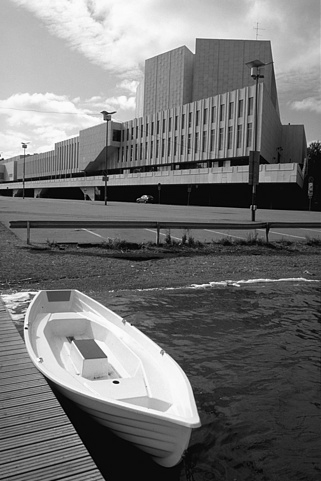
%> input picture images/10.pgm, 321 x 481 px, given in place of 10.pgm.pgm, which was not available
$ octave --eval "preprocess('../images/10.pgm');"   (GNU Octave 9; MATLAB toolbox functions it lacks are replaced by stand-ins)
%> lines starting %> are read from the running program, lines starting %| are printed output that depends on the picture; in (x1, y1, x2, y2) boxes, pixels count from 0 and x2, y2 are one past the last pixel; in counts of white or black regions, pixels touching at a corner belong together; the program's own positions count from 1; pictures that were not available may be replaced by others from this repository, and a replacement may not be noted
### matlab/edgelink.m
% EDGELINK - Link edge points in an image into lists
%
% Usage: [edgelist edgeim] = edgelink(im, minlength, location)
%
% Arguments:  im         - Binary edge image, it is assumed that edges
%                          have been thinned.
%             minlength  - Minimum edge length of interest
%             location   - Optional complex valued image holding subpixel
%                          locations of edge points. For any pixel the
%                          real part holds the subpixel row coordinate of
%                          that edge point and the imaginary part holds
%                          the column coordinate.  See NONMAXSUP.  If
%                          this argument is supplied the edgelists will
%                          be formed from the subpixel coordinates,
%                          otherwise the the integer pixel coordinates of
%                          points in 'im' are used.
%
% Returns:  edgelist - a cell array of edge lists in row,column coords in
%                      the form
%                     { [r1 c1   [r1 c1   etc }
%                        r2 c2    ...
%                        ...
%                        rN cN]   ....]
%
%           edgeim   - Image with pixels labeled with edge number.
%
%
% This function links edge points together into chains.  Where an edge
% diverges at a junction the function simply tracks one of the branches.
% The other branch is eventually processed as another edge.  These `broken
% branches' can be remerged by MERGESEG after a call to LINESEG.
%
% See also:  DRAWEDGELIST, LINESEG, MAXLINEDEV, MERGESEG, DRAWSEG, NONMAXSUP

% Acknowledgement:
% This code is inspired by David Lowe's Link.c function from the Vista image
% processing library developed at the University of British Columbia
%    http://www.cs.ubc.ca/nest/lci/vista/vista.html
%
% Peter Kovesi
% School of Computer Science & Software Engineering
% The University of Western Australia
% pk at csse uwa edu au
% http://www.csse.uwa.edu.au/~pk
%
% February  2001 - Original version
% September 2004 - Revised to allow subpixel edge data to be used

function [edgelist, edgeim] = edgelink(im, minlength, location)

    global EDGEIM;      % Some global variables to avoid passing (and
                        % copying) of arguments, this improves speed.
    global ROWS;
    global COLS;

    elist = {};

    EDGEIM = im ~= 0;                     % make sure image is binary.

%   EDGEIM = bwmorph(EDGEIM,'thin',Inf);  % make sure edges are thinned.
%   show(EDGEIM,1)

    EDGEIM = double(EDGEIM);
    [ROWS, COLS] = size(EDGEIM);
    edgeNo = 1;


    % Perform raster scan through image looking for edge points.  When a
    % point is found trackedge is called to find the rest of the edge
    % points.  As it finds the points the edge image pixels are labeled
    % with the -ve of their edge No

    for r = 1:ROWS
	for c = 1:COLS
	    if EDGEIM(r,c) == 1
		edgepoints = trackedge(r,c, edgeNo, minlength);
		if ~isempty(edgepoints)
		    edgelist{edgeNo} = edgepoints;
		    edgeNo = edgeNo + 1;
		end
	    end
	end
    end

    edgeim = -EDGEIM;  % Finally negate image to make edge encodings +ve.

    % If subpixel edge locations are supplied upgrade the integer precision
    % edgelists that were constructed with data from 'location'.
    if nargin == 3
	for I = 1:length(edgelist)
	    ind = sub2ind(size(im),edgelist{I}(:,1),edgelist{I}(:,2));
	    edgelist{I}(:,1) = real(location(ind))';
	    edgelist{I}(:,2) = imag(location(ind))';
	end
    end

%   show(edgeim,2), colormap(flag);

%----------------------------------------------------------------------
% TRACKEDGE
%
% Function to track all the edge points associated with a start point.  From
% a given starting point it tracks in one direction, storing the coords of
% the edge points in an array and labelling the pixels in the edge image
% with the -ve of their edge number.  When no more connected points are
% found the function returns to the start point and tracks in the opposite
% direction.  Finally a check for the overall number of edge points found is
% made and the edge is ignored if it is too short.
%
% Note that when a junction is encountered along an edge the function
% simply tracks one of the branches.  The other branch is eventually
% processed as another edge.  These `broken branches' can be remerged by
% MERGESEG.
%
% Usage:   edgepoints = trackedge(rstart, cstart, edgeNo, minlength)
%
% Arguments:   rstart, cstart   - row and column No of starting point
%              edgeNo           - the current edge number
%              minlength        - minimum length of edge to accept
%
% Returns:     edgepoints       - Nx2 array of row and col values for
%                                 each edge point.
%                                 An empty array is returned if the edge
%                                 is less than minlength long.


% [41 lines left out: function trackedge, not called in this run]


%----------------------------------------------------------------------
%
% NEXTPOINT
%
% Function finds a point that is 8 connected to an existing edge point
%

% [30 lines left out: function nextpoint, not called in this run]


### matlab/lineseg.m
% LINESEG - Form straight line segements from an edge list.
%
% Usage: [seglist, nedgelist] = lineseg(edgelist, tol, [angtol, linkrad])
%
% Arguments:  edgelist - Cell array of edgelists (row col) coords.
%             tol      - Maximum deviation from straight line before a
%                        segment is broken in two (measured in pixels).
%             angtol   - Angle tolerance used when attempting to merge line
%                        segements (radians).
%             linkrad  - Maximum distance between end points of line
%                        segments for segments to be elegible for
%                        linking (pixels).
%  angtol and linkrad are optional.  If these parameters are omitted the
%  merging phase is omitted.
%
% Returns:  seglist - an Nx4 array storing line segments in the form
%                      [x1 y1 x2 y2
%                       x1 y1 x2 y2
%                          . . .    ] etc
%
%         nedgelist - a new cell array of edge lists where each edge list
%                     corresponds to each segment in seglist above.  The
%                     edgelist is in row,column coords in the form
%                     { [r1 c1   [r1 c1   etc }
%                        r2 c2    ...
%                        ...
%                        rN cN]   ....]
%
% * Note that a non-empty nedgelist is only returned if there is no segment
%   merging.
%
% This function takes each array of edgepoints in edgelist, finds the
% size and position of the maximum deviation from the line that joins the
% endpoints, if the maximum deviation exceeds the allowable tolerance the
% edge is shortened to the point of maximum deviation and the test is
% repeated.  In this manner each edge is broken down to line segments,
% each of which adhere to the original data with the specified tolerance.
%
% The optional final edge merging phase is provided because the initial
% edge linking phase may have separated edges at `Y' junctions in the
% image.  The merging phase can reconnect broken branches.
% Note however that the merging process can be slow.
%
% See also:  EDGELINK, MAXLINEDEV, MERGESEG, DRAWSEG
%

% Peter Kovesi
% School of Computer Science & Software Engineering
% The University of Western Australia
% pk @ csse uwa edu au
% http://www.csse.uwa.edu.au/~pk
%
% December 2000 - Original version
% February 2003 - Added the returning of nedgelist data.

% ** need to preallocate memory to improve speed ***

function [linelist, nedgelist] = lineseg(edgelist, tol, angtol, linkrad)

linelist = [];
Nline = 0;
Nedge = length(edgelist);

if nargin == 2
    merge = 0;
else
    merge = 1;
end

for e = 1:Nedge
    y = edgelist{e}(:,1);
    x = edgelist{e}(:,2);

    fst = 1;                % Indecies of first and last points in edge
    lst = length(x);        % segment being considered.

    while  fst<lst
        [m,i,d] = maxlinedev(x(fst:lst),y(fst:lst));  % Find size & posn of
        % maximum deviation.

        while m > tol       % While deviation is > tol  (m/d) ?
            lst = i+fst-1;  % Shorten line to point of max deviation by adjusting lst
            [m,i,d] = maxlinedev(x(fst:lst),y(fst:lst));
        end

        Nline = Nline+1;
        % Record line segment. Note that (c,r) corresponds to (x,y)
        linelist(Nline,:) = [x(fst) y(fst) x(lst) y(lst)];
        % Record edgelist that corresponds to the segment.
        nedgelist{Nline} = [y(fst:lst) x(fst:lst)];

        fst = lst+1;        % Reset fst and lst.
        lst = length(x);
    end

end
% fprintf('No of segments = %d\n',length(linelist));
% drawseg(linelist,1), title('Raw segments');

if merge
    %	fprintf('\nMerging Segments\n');
    linelist = mergeseg(linelist, angtol, linkrad, tol);
    nedgelist = {};
    %	fprintf('No of merged segments = %d\n',length(linelist));
    % drawseg(linelist,2), title('Merged segments');
end

### matlab/harris.m
% HARRIS - Harris corner detector
%
% Usage:  [cim, r, c] = harris(im, sigma, thresh, radius, disp)
%
% Arguments:
%            im     - image to be processed.
%            sigma  - standard deviation of smoothing Gaussian. Typical
%                     values to use might be 1-3.
%            thresh - threshold (optional). Try a value ~1000.
%            radius - radius of region considered in non-maximal
%                     suppression (optional). Typical values to use might
%                     be 1-3.
%            disp   - optional flag (0 or 1) indicating whether you want
%                     to display corners overlayed on the original
%                     image. This can be useful for parameter tuning.
%
% Returns:
%            cim    - binary image marking corners.
%            r      - row coordinates of corner points.
%            c      - column coordinates of corner points.
%
% If thresh and radius are omitted from the argument list 'cim' is returned
% as a raw corner strength image and r and c are returned empty.

% References:
% C.G. Harris and M.J. Stephens. "A combined corner and edge detector",
% Proceedings Fourth Alvey Vision Conference, Manchester.
% pp 147-151, 1988.
%
% Alison Noble, "Descriptions of Image Surfaces", PhD thesis, Department
% of Engineering Science, Oxford University 1989, p45.
%
%
% Author:
% Peter Kovesi
% Department of Computer Science & Software Engineering
% The University of Western Australia
% pk @ csse uwa edu au
% http://www.csse.uwa.edu.au/~pk
%
% March 2002    - original version
% December 2002 - updated comments

function [cim, r, c] = harris(im, sigma, thresh, radius, disp)

    error(nargchk(2,5,nargin));

    dx = [-1 0 1; -1 0 1; -1 0 1]; % Derivative masks
    dy = dx';

    %Ix = conv2(im, dx, 'same');    % Image derivatives
    %Iy = conv2(im, dy, 'same');
    Ix = imfilter(im, dx, 'replicate');
    Iy = imfilter(im, dy, 'replicate');

    % Generate Gaussian filter of size 6*sigma (+/- 3sigma) and of
    % minimum size 1x1.
    g = fspecial('gaussian',max(1,fix(6*sigma)), sigma);

%     Ix2 = conv2(Ix.^2, g, 'same'); % Smoothed squared image derivatives
%     Iy2 = conv2(Iy.^2, g, 'same');
%     Ixy = conv2(Ix.*Iy, g, 'same');
    Ix2 = imfilter(Ix.^2, g, 'replicate');
    Iy2 = imfilter(Iy.^2, g, 'replicate');
    Ixy = imfilter(Ix.*Iy, g, 'replicate');

    % Compute the Harris corner measure. Note that there are two measures
    % that can be calculated.  I prefer the first one below as given by
    % Nobel in her thesis (reference above).  The second one (commented out)
    % requires setting a parameter, it is commonly suggested that k=0.04 - I
    % find this a bit arbitrary and unsatisfactory.

    cim = (Ix2.*Iy2 - Ixy.^2)./(Ix2 + Iy2 + eps); % My preferred  measure.
%    k = 0.04;
%    cim = (Ix2.*Iy2 - Ixy.^2) - k*(Ix2 + Iy2).^2; % Original Harris measure.

    if nargin > 2   % We should perform nonmaximal suppression and threshold

	% Extract local maxima by performing a grey scale morphological
	% dilation and then finding points in the corner strength image that
	% match the dilated image and are also greater than the threshold.
	sze = 2*radius+1;                   % Size of mask.
	%mx = ordfilt2(cim,sze^2,ones(sze)); % Grey-scale dilate.
    mx = imdilate(cim, strel('square',sze));
	cim = (cim==mx)&(cim>thresh);       % Find maxima.

	[r,c] = find(cim);                  % Find row,col coords.

	if nargin==5 & disp      % overlay corners on original image
	    imagesc(im), hold on, axis off, axis equal, colormap(gray);
	    p = plot(c,r,'r.');
        set(p,'MarkerSize',20);
	end

    else  % leave cim as a corner strength image and make r and c empty.
	r = []; c = [];
    end

### matlab/findMaxCorners.m
function corners=findMaxCorners(strength, r, c, N)

list = [];
corners = [];

for i=1:size(r,1)
    list(i,:) = [r(i), c(i), strength(r(i),c(i))];
end

if (size(list) > 0)
    [Y indx] = sort(list(:,3), 1, 'descend');
else
    indx = [];
end

N = min(N, size(indx,1));

for k=1:N
    corners(k,:) = list(indx(k),:);
end

% [11 lines of commented-out code are left out]

return;

### matlab/preprocess.m
function preprocess(fname, homogeneity,  use_corners)
%> called with fname = '../images/10.pgm'

% Creates data files for the input pgm file. This files are
% used by the RRC method. They are:
% fname.lines   (detected line segments)
% fname.corners (detected corners)
% fname.map     (intensity or gradient magnitude map of the image)
%
% The corners are optional, activated by default, set use_corners
% to 0 to skip.
% The maps are optional, activated by default, set homogeneity to
% 0 to skip creating the intensity map, and to 2 to create gradient
% map instead.
%
% Joachim Stahl (08/14/2006)

epsilon = 50;
T = 128;

if (nargin == 1)
    homogeneity = 1;
    use_corners = 1;
elseif (nargin == 2)
    use_corners = 1;
end

display(['Preprocessing: ' fname]);
img = imread([fname '.pgm']);
%> img is the input picture: size 481x321 uint8; min 0, max 253, mean 115.5

% resize to < 512x512

M = max(size(img));
if (M > 512)
    t = maketform('affine',eye(3));
    img = imtransform(img,t,'Size',round(512*size(img)/M));
end

% 1 % Obtain line segment approximation
bw = edge(img, 'canny');
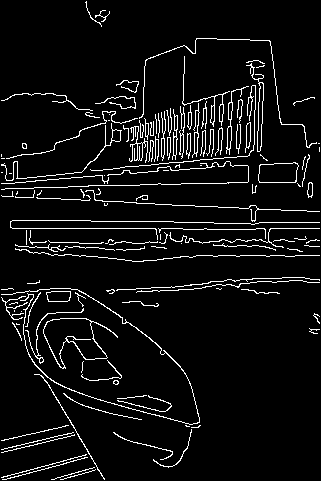
%> bw: size 481x321 logical; 6.3% white in thin lines or dots
edgelist = edgelink(bw, 30);
%> after the loop in edgelink, `for r = 1:ROWS`: edgeNo = 79; edgelist = 78 items; edgepoints = 38 rows, first 12: [480 61; 480 62; 480 63; 480 64; 479 65; 479 66; 479 67; 478 68; 478 69; 478 70; 478 71; 477 71]
%> in edgelink, `edgeim = -EDGEIM;`:
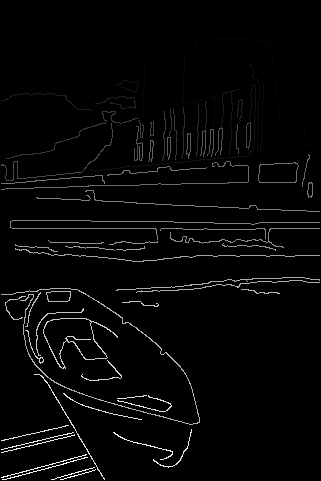
%> edgeim: size 481x321 double; min 0, max 78, mean 2; drawn with min black and max white
%> edgelist = 78 items
lines = lineseg(edgelist, 2);
%> in lineseg, `Nedge = length(edgelist);`: Nedge = 78
%> the loop in lineseg, `for e = 1:Nedge` made 78 passes
%> after the loop in lineseg, `for e = 1:Nedge`: Nline = 289; linelist = 289 rows, first 8: [102 27 91 18; 91 17 86 3; 140 119 144 115; 144 114 147 60; 148 60 184 46; 185 46 196 54; 196 53 197 39; 198 39 270 41]; nedgelist = 289 items
%> lines has the same summary as linelist in lineseg

save([fname '.lines'],'lines','-ASCII');


%The following code is for work in currently progress

% 2 % Obtain detected corners (not published)
if (use_corners == 1)
    [cim, r, c] = harris(double(img), 2, 1000, 2);
%> in harris, `Iy = imfilter(im, dy, 'replicate');`:
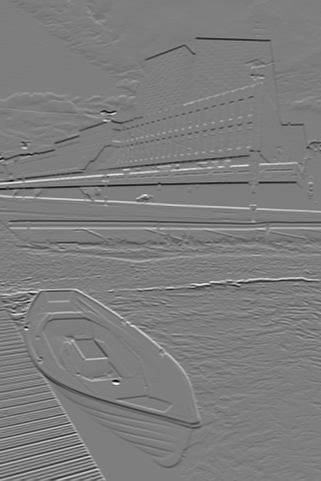
%> Iy: size 481x321 double; min -677, max 689, mean -2; drawn with min black and max white
%> in harris, `Ixy = imfilter(Ix.*Iy, g, 'replicate');`:
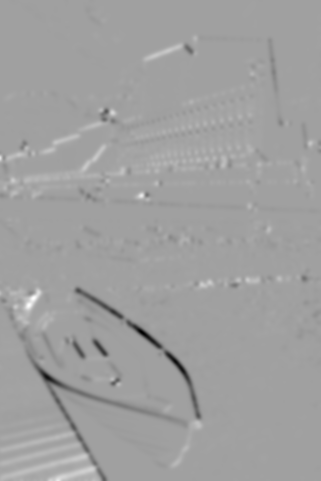
%> Ixy: size 481x321 double; min -41304.6, max 24294.9, mean -116.3; drawn with min black and max white
%> in harris, `cim = (cim==mx)&(cim>thresh);`:
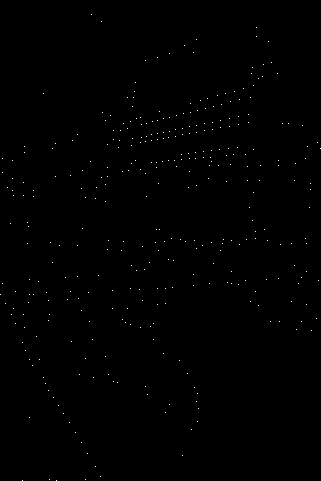
%> cim: size 481x321 logical; 0.23% white in thin lines or dots
%> in harris, `[r,c] = find(cim);`: r = 353 values from 15 to 481; c = 353 values from 1 to 321
%> r = 353 values, max 481 at index 17, min 15 at index 84, mean 218.7; c = 353 values from 1 to 321
    cim = harris(double(img), 2);
    corners = findMaxCorners(cim, r, c, 100);
%> after the loop in findMaxCorners, `for i=1:size(r,1)`: list = 353 rows, first 12: [295 1 6662.1; 159 3 17848; 173 3 2051.8; 284 3 3051; 304 6 7319.8; 188 8 7402.5; 224 11 6524.5; 315 12 7068; 161 13 4383.1; 179 13 15453.2; 191 13 9920.8; 196 14 11966.3]
%> in findMaxCorners, `[Y indx] = sort(list(:,3), 1, 'descend');`: Y = 353 values, max 28025 at index 1, min 1017.1 at index 353, mean 5703.7; indx = 353 values, max 353 at index 78, min 1 at index 109, mean 177
%> in findMaxCorners, `N = min(N, size(indx,1));`: N = 100
%> the loop in findMaxCorners, `for k=1:N` made 100 passes
%> after the loop in findMaxCorners, `for k=1:N`: corners = 100 rows, first 12: [382 114 28025; 383 118 27781.5; 328 25 26170.2; 147 25 21747.8; 121 106 20709.5; 185 106 19115.8; 303 29 18279.7; 159 3 17848; 295 34 17841.2; 197 147 17754.1; 454 88 16937.7; 116 111 16933.3]
    if (~isempty(corners))
        corners(:,1:2) = [corners(:,2) corners(:,1)];
    end

    save([fname '.corners'],'corners','-ASCII');
end

% 3 % Obtain intensity map
if (homogeneity == 1)
    % this IF implements intensity homogeneity (as in journal)

    %T = 128; % Here should go a method to auto-select T
    I = abs(double(img) - T);
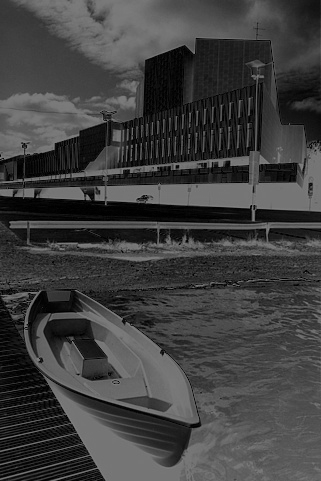
%> I: size 481x321 double; min 0, max 128, mean 63.4
    I2 = double(I > epsilon);  % foreground
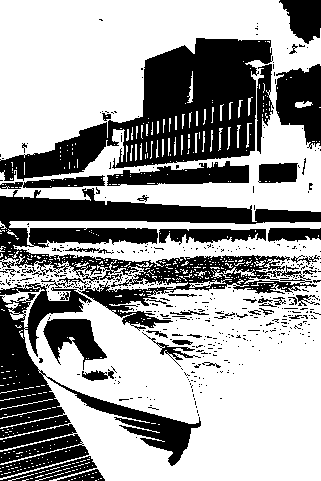
%> I2: size 481x321 double; values 0 (black) and 1 (white), 62.2% white; 465 black regions (418 under 20 px), largest, box (x1, y1, x2, y2) and area: (0, 38, 273, 181) 16019, (0, 188, 321, 331) 14802, (0, 283, 201, 466) 9743
    %I2 = double(I < epsilon); % background

    fid = fopen([fname '.map'],'w');
    fprintf(fid, '%g %g \n', size(img,2), size(img,1));
    for i=1:size(img,1)
        for j=1:size(img,2)
            fprintf(fid,'%g ', I2(i,j));
        end
        fprintf(fid,'\n');
    end
    fclose(fid);

elseif(homogeneity == 2)

    % this IF creates a gradient magnitude map (not published)
    h = [1 0 -1; 2 0 -2; 1 0 -1]; % Sobel operators
    v = h';
    x = imfilter(double(img),h,'replicate','conv');
    y = imfilter(double(img),v,'replicate','conv');
    g = sqrt(x.^2 + y.^2); %gradient magnitude
    g = g / max(g(:));

    fid = fopen([fname '.map'],'w');
    fprintf(fid, '%g %g \n', size(img,2), size(img,1));
    for i=1:size(img,1)
        for j=1:size(img,2)
            fprintf(fid,'%g ', g(i,j));
        end
        fprintf(fid,'\n');
    end
    fclose(fid);

end


return;

$ run again, on images/104.pgm
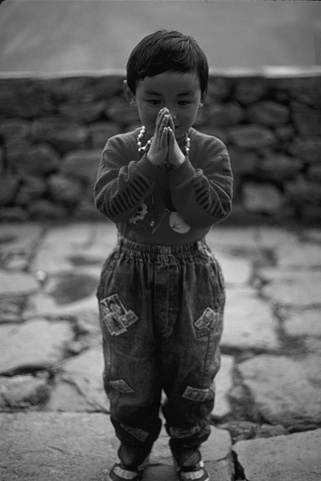
%> input picture images/104.pgm, 321 x 481 px, given in place of 104.pgm.pgm, which was not available
%> in preprocess, img is the input picture: size 481x321 uint8; min 2, max 247, mean 90.3
%> in preprocess, `bw = edge(img, 'canny');`:
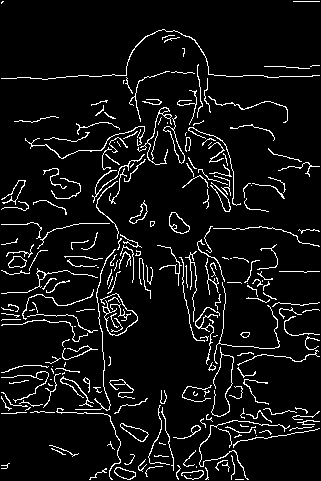
%> bw: size 481x321 logical; 6.9% white in thin lines or dots
%> EDGEIM: size 481x321 double; values 0 (black) and 1 (white), 6.9% white in thin lines or dots
%> after the loop in edgelink, `for r = 1:ROWS`: edgeNo = 120; edgelist = 119 items
%> Nedge = 119
%> the loop in lineseg, `for e = 1:Nedge` made 119 passes
%> after the loop in lineseg, `for e = 1:Nedge`: Nline = 506; linelist = 506 rows, first 8: [320 76 268 78; 268 77 209 75; 209 74 207 59; 206 58 192 38; 191 38 165 30; 164 30 146 37; 146 38 133 51; 133 52 128 63]; nedgelist = 506 items
%> lines has the same summary as linelist in lineseg
%> in harris, `[r,c] = find(cim);`: r = 224 values from 32 to 481; c = 224 values from 1 to 289
%> in preprocess, `[cim, r, c] = harris(double(img), 2, 1000, 2);`: r = 224 values, max 481 at index 200, min 32 at index 111, mean 316; c = 224 values from 1 to 289
%> after the loop in findMaxCorners, `for i=1:size(r,1)`: list = 224 rows, first 12: [395 1 1269.5; 409 1 1162.5; 405 7 1591.7; 376 11 1104.4; 270 23 1268.5; 401 23 1498.5; 408 24 1333.2; 320 25 1489.2; 271 27 1246.3; 406 29 1595.1; 375 30 1633.3; 376 36 3514.9]
%> Y = 224 values, max 21883.1 at index 1, min 1000.2 at index 224, mean 3083.9; indx = 224 values, max 224 at index 129, min 1 at index 180, mean 112.5
%> N = 100
%> the loop in findMaxCorners, `for k=1:N` made 100 passes
%> after the loop in findMaxCorners, `for k=1:N`: corners = 100 rows, first 12: [149 142 21883.1; 144 140 21246.9; 139 188 19671.3; 149 188 18423.1; 128 143 16796.1; 142 149 16591.9; 465 202 11137; 128 169 10036.8; 116 165 9165.3; 301 101 9063.5; 80 126 8994.4; 111 167 8716.7]
%> in preprocess, `I2 = double(I > epsilon);`:
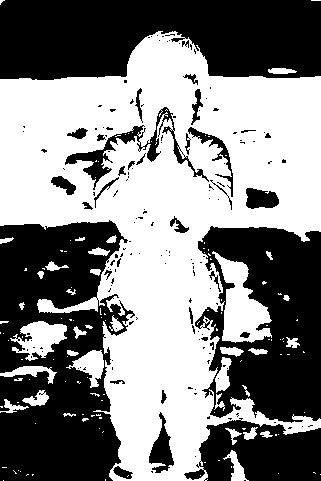
%> I2: size 481x321 double; values 0 (black) and 1 (white), 51.7% white; 159 black regions (124 under 20 px), largest, box (x1, y1, x2, y2) and area: (0, 220, 135, 481) 24455, (0, 0, 321, 80) 21790, (195, 226, 321, 423) 16570
